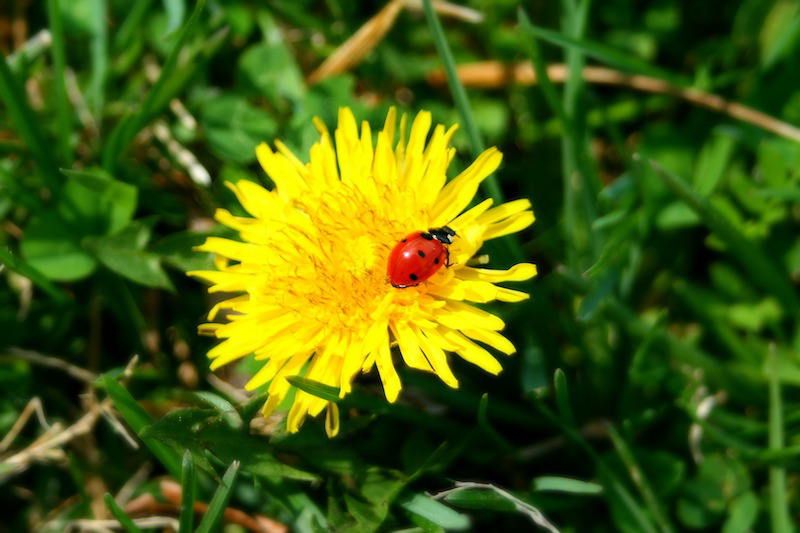
#> input picture images/unsupervised_learning/ladybug.png, 800 x 533 px
$ python ch09_unsupervised.py
#> lines starting #> are read from the running program, lines starting #| are printed output that depends on the picture
#!/usr/bin/env python3
# -*- coding: utf-8 -*-
"""
Created on Fri Jun 11 23:47:54 2021

@author: max
"""

import numpy as np
import matplotlib.pyplot as plt
from sklearn.datasets import make_blobs

blob_centers = np.array([
     [0.2,  2.3],
     [-1.5 ,  2.3],
     [-2.8,  1.8],
     [-2.8,  2.8],
     [-2.8,  1.3]])
blob_std = np.array([0.4, 0.3, 0.1, 0.1, 0.1])

X, y = make_blobs(n_samples=2000, centers=blob_centers, cluster_std=blob_std, random_state=7)

plt.clf()
plt.scatter( X[:, 0], X[:, 1], c=y, s=1 )
plt.show()
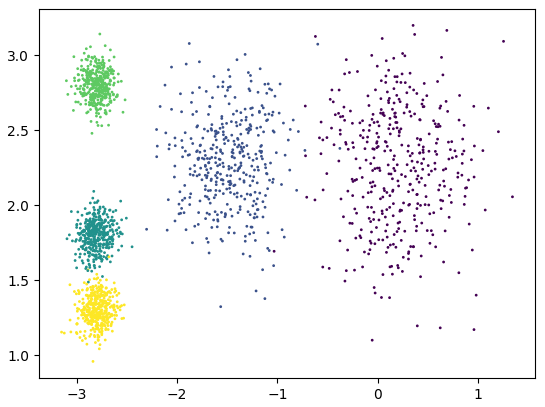
#> figure drawn by matplotlib, 1 panel

# %% k-means

from sklearn.cluster import KMeans

k = 5
kmeans = KMeans(n_clusters=k)
y_pred = kmeans.fit_predict(X)

# centroids
c = kmeans.cluster_centers_

plt.clf()
plt.scatter( X[:, 0], X[:, 1], c=y_pred, s=1 )
plt.plot( c[:, 0] , c[:, 1], 'rx')
plt.show()
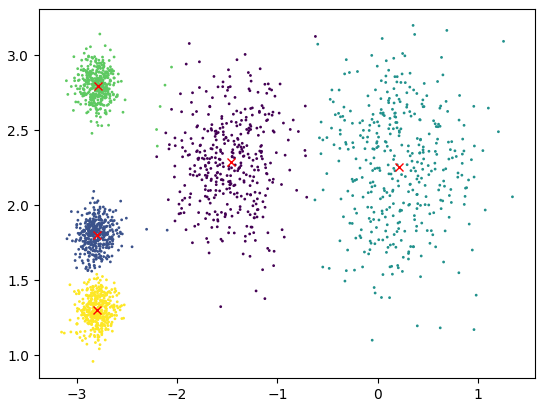
#> figure drawn by matplotlib, 1 panel

# data that kmeans has been trained on
print('kmeans.labels_: ' + repr(kmeans.labels_))

# %% predict cluster of new instances

X_new = np.array( [ [0,2], [3,2], [-3,3], [-3,2.5] ] )
y_pred_new = kmeans.predict( X_new )
print('y_pred_new: ' + repr(y_pred_new))

# %% transform data on distances from clusters

t = kmeans.transform( X_new )
print('transformed: ' + repr(t))

# %% initization

# define initial centroids
good_init = np.array([ [-3,3], [-3,2], [-3,1], [-1,2], [0,2] ])
kmeans = KMeans(n_clusters=5, init=good_init, n_init=1)

# By default, when fit is called, it runs random initialisations 10 times
# (defined by an int in n_init) and keeps the best solution.
# Inertia is employed for solution evaluation, which measures the mean squared
# distance between each instance and its centroid

kmeans.fit( X )
print('inertia: ' + str(kmeans.inertia_) )

# Score shows the negative inertia - greater is better
print('score: ' + str(kmeans.score(X)) )

# If init is not set to 'random', then clusters are initilised based on the
# kmeans++ algorithm, which favours placing initial centroids remotely
# from each other.

# %% minibatch kmeans

# accelerates kmeans by using random subsets of instances

from sklearn.cluster import MiniBatchKMeans

minibatch_kmeans = MiniBatchKMeans(n_clusters=5)
minibatch_kmeans.fit( X )
# faster but with slightly worse inertia
print('inertia: ' + str(minibatch_kmeans.inertia_) )

# %% defining the number of clusters

# elbow-like shape is a bit vague
# silhouette score: (extra-intra)/max(extra,intra)
from sklearn.metrics import silhouette_score

s = []
ks = range(2, 9, 1)
kmeans_all = []
for k in ks:
    kmeans = KMeans( n_clusters=k )
    kmeans.fit( X )
    s.append( silhouette_score( X , kmeans.labels_ ) )
    kmeans_all.append( kmeans )

print('silhouette scores: ' + repr(s))
plt.clf()
plt.plot( ks, s, '.--' )
plt.show()
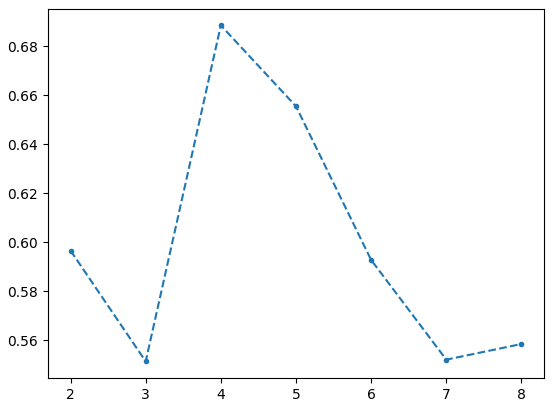
#> figure drawn by matplotlib, 1 panel

# %%

from sklearn.metrics import silhouette_samples
silhouette_s = silhouette_samples( X , kmeans_all[3].labels_ )
y_pred = kmeans_all[3].fit_predict( X )

# for each cluster
coeffs = []
for k in range(5):
    coeffs.append( silhouette_s[y_pred == k] )

plt.clf()
plt.boxplot( coeffs )
plt.show()
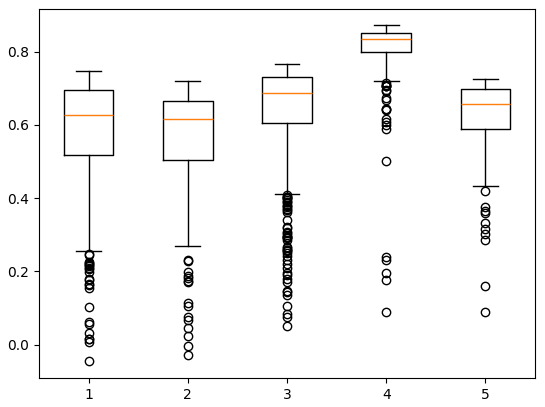
#> figure drawn by matplotlib, 1 panel

# %% image segmentation

import os
from matplotlib.image import imread
image = imread( os.path.join( 'images', 'unsupervised_learning', 'ladybug.png' ) )
#> image is the input picture: shape (533, 800, 3) float32; mean R, G, B 0.279, 0.372, 0.0529

print( repr( image.shape ) )
#| (533, 800, 3)

# %%

X = image.reshape(-1, 3)

# we need above 8 clusters for having the red color on the bug
kmeans = KMeans( n_clusters=4 ).fit(X)

segmented_img = kmeans.cluster_centers_[kmeans.labels_]
segmented_img = segmented_img.reshape( image.shape )
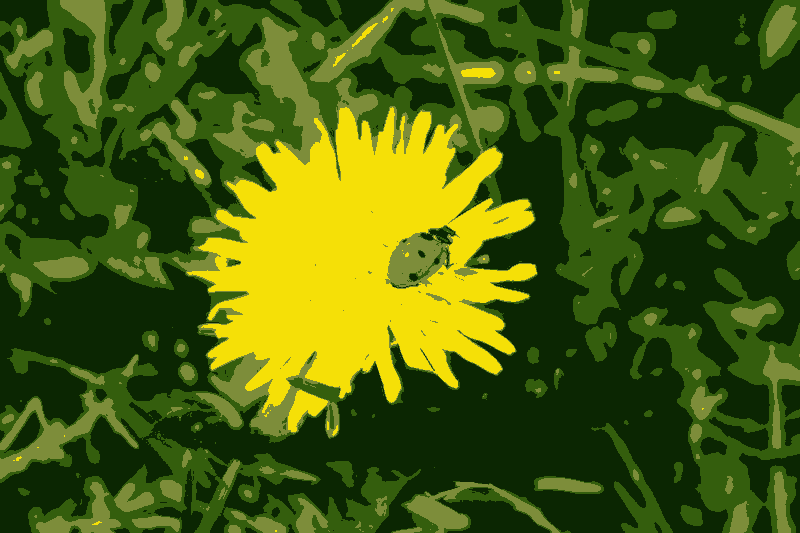
#> segmented_img: shape (533, 800, 3) float32; mean R, G, B 0.279, 0.373, 0.0527

plt.clf()
plt.imshow( segmented_img )
plt.show()

# %% preprocessing mnist

from sklearn.datasets import load_digits
X_digits, y_digits = load_digits( return_X_y=True )

from sklearn.model_selection import train_test_split
X_train, X_test, y_train, y_test = train_test_split( X_digits, y_digits )

from sklearn.linear_model import LogisticRegression
log_reg = LogisticRegression()
log_reg.fit( X_train, y_train )

no_preprocess = log_reg.score( X_test, y_test )
print( 'no_preprocess score: ' + str(no_preprocess) )

# %%

from sklearn.pipeline import Pipeline

pipeline = Pipeline([
    ('kmeans', KMeans(n_clusters=50)),
    ('log_reg', LogisticRegression()) ])
pipeline.fit( X_train , y_train )

preprocess_score = pipeline.score( X_test, y_test )
print( 'preprocess score: ' + str(preprocess_score) )

# %% grid search for finding proper number of clusters

from sklearn.model_selection import GridSearchCV

param_grid = dict( kmeans__n_clusters=range(2,100) )

grid_clf = GridSearchCV(pipeline, param_grid, cv=3, verbose=2)
grid_clf.fit(X_train, y_train)

best_params = grid_clf.best_params_
print('best_params: ' + repr(best_params))
grid_score = grid_clf.score( X_test, y_test )
print('grid_score: ' + repr(grid_score))

# %% semi-supervised learning

# keep a small part of data
n_labeled = 50

log_reg = LogisticRegression()
log_reg.fit( X_train[:n_labeled], y_train[:n_labeled] )

first_score = log_reg.score( X_test, y_test )
print('first_score: ' + str(first_score))

# %% get 50 representative images instead of 50 random

k = 50
kmeans = KMeans( n_clusters=k )
X_digits_dist = kmeans.fit_transform( X_train )
representative_digit_idx = np.argmin( X_digits_dist , axis=0 )
X_representative_digit = X_train[representative_digit_idx]
# annotate manually
y_representative_digits = []
for i in range(k):
    plt.clf()
    plt.imshow( X_representative_digit[i,:].reshape(8,8) )
    plt.pause(0.1)
#> (the run stopped early here; a loop or call above may not have finished)
